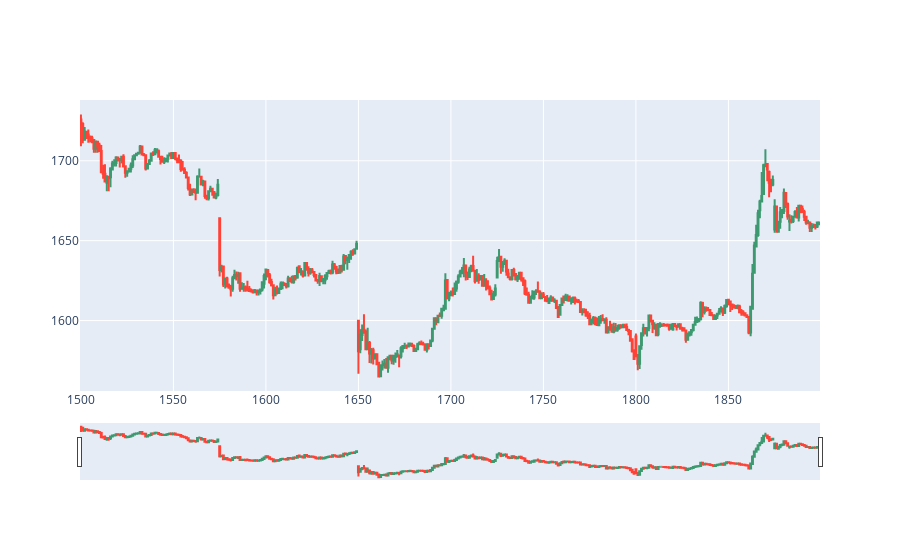

Notebook code cell kept with this figure:
### Code cell
import plotly.graph_objs as go

df_plot = df[1500:1900]
candlestick = go.Candlestick(x=df_plot.index, open=df_plot['Open'], 
                             close=df_plot['Close'], high=df_plot['High'], low=df_plot['Low'])

fig = go.Figure(data=[candlestick])
fig.show()

### Figure 1 — Plotly figure (JSON) as saved in the notebook; plotly's stock layout.template omitted (floating-point values rounded to 4 significant figures; data arrays with more than 128 entries replaced by an {"elided": "..."} marker saying what was removed)
{"data": [{"close": {"elided": "400 float values"}, "high": {"elided": "400 float values"}, "low": {"elided": "400 float values"}, "open": {"elided": "400 float values"}, "type": "candlestick", "x": {"elided": "400 int values"}}], "layout": {}}
